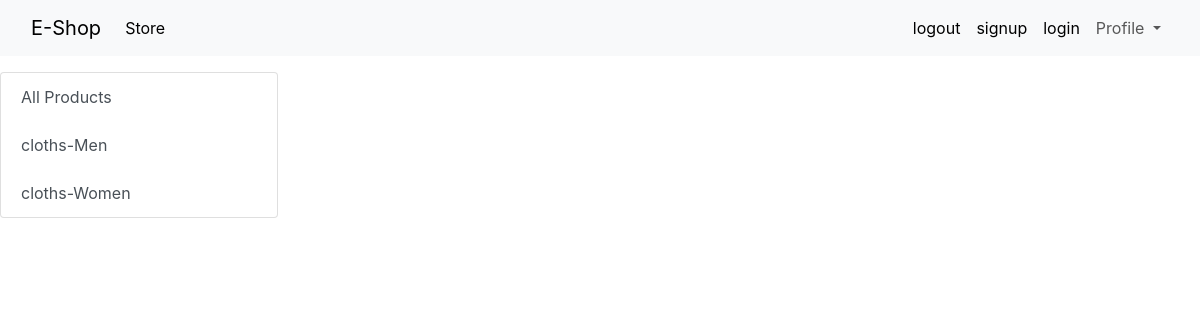
Before: /?category=2 with the older database file.
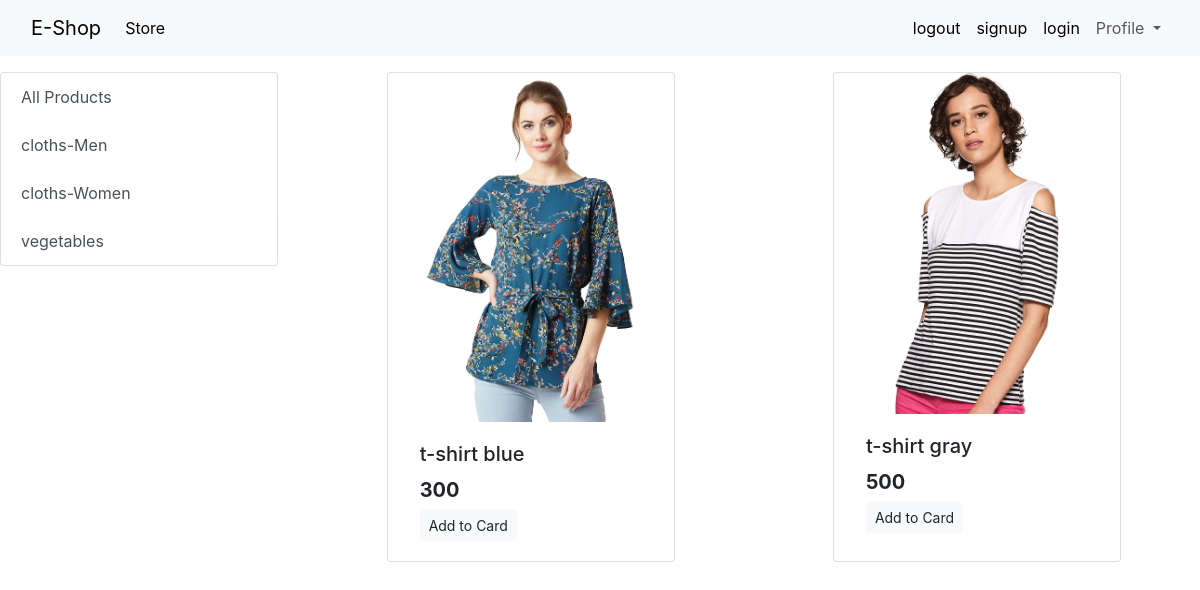
After: the same page with the newer database file.
### store/models/category.py (models this page shows, shortened)
class Category(models.Model):
    name = models.CharField(max_length=50)
    @staticmethod
    def get_all_categories():
       return Category.objects.all()

### store/models/product.py (models this page shows, shortened)
class Product(models.Model):
    name = models.CharField(max_length=50)
    price = models.IntegerField(default=0)
    category = models.ForeignKey(Category,on_delete=models.CASCADE,default=1,null=True,blank=True)
    description = RichTextField()
    image = models.ImageField(upload_to='upload/products/')
    @staticmethod
    def get_all_products_by_categoryid(category_id):
        if category_id:
           return Product.objects.filter(category=category_id)
        else:
            return Product.get_all_products();

### store/views.py (the view)
# urls.py: path('', index,name='index'),
def index(request):
    products = None
    categories = Category.get_all_categories()
    categoryID = request.GET.get('category')
    if categoryID:
     products = Product.get_all_products_by_categoryid(categoryID)
    else:
       products = Product.get_all_products();
    data = {}
    data['products'] = products
    data['categories'] = categories
    return render(request, 'store/index.html',data)

### store/templates/store/index.html (shortened to what this page needs)
{% extends 'store/base.html' %}
 {% block content %}
 <div class="continer-fluid mt-3">
  <div class="row">
    <div class="col-lg-3 mx-auto">
      <div class="list-group">
        <a href="/ "class="list-group-item list-group-item-action">All Products</a>
        {% for category in categories %}
        <a href="/?category={{category.id}}"class="list-group-item list-group-item-action">{{category.name}}</a>
        {% endfor %}
    </div>
  </div>
    <div id='products'class="col-lg-9 mx-auto">
      <div class="row mx-auto">
        {% for product in products %}
        <div class="card mx-auto mb-3"  style="width: 18rem;">
          <img class="card-img-top" src="{{product.image.url}}" alt="Card image cap">
          <div class="card-body">
            <h5 class="card-title">{{product.name}}</h5>
            <h5 class="card-text"><b>{{product.price}}</b></h5>
            <a href="#"class="btn btn-light boarder btn-sm">Add to Card</a>
          </div>
        </div>
            {% endfor %}
          </div>
      </div>
    </div>
  </div>
 {% endblock content %}

Changed rows visible on the page:
added Category: name "vegetables"
now on this page (row edited): Product: image (picture), name "t-shirt blue", price "300"
added Product: image (picture), name "t-shirt gray", price "500"
